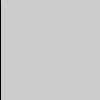
Frame 1 (no input)
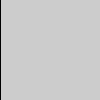
Frame 60 (the mouse pressed at the canvas centre just before this capture)
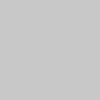
Frame 120 (the mouse held since frame 60 and released just before this capture)

The Processing sketch that drew these frames (run headless with seeded random() and noise(); from frame 60 on, the mouse is pressed at the canvas centre):

// Processing sketch: Mouse_Interactivity_wo_pmouse
// ── Mouse_Interactivity_wo_pmouse.pde
float speed;
boolean freeze;
void setup () {
  size (100, 100);
}
int x = mouseX;
int y = mouseY;

void draw () {
  if (freeze == false) {
    //background (200); //sterge linia cu un fundal peste
    speed = pow(x-y, 2) + pow(x-y, 2); //a^2 este pow(a,2)
    line (mouseX, 0, mouseX, speed/2 + 100);
    //text(speed, 10, 10); 
  } else background (200);
}
void mousePressed() {
  freeze = !freeze;
}
